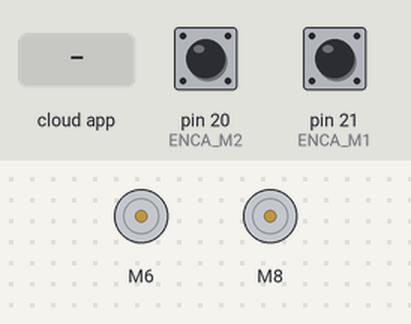
The sketch below on a simulated Arduino Mega 2560, built with avr-gcc and run on an emulated ATmega2560. On the bench: 2 × DC motor (green arrow = forward, orange = backward, longer = faster). Inputs (shaded band) come from the test bench; at power-on: pin 20 (ENCA_M2) HIGH, pin 21 (ENCA_M1) HIGH. The ROS host is connected and sends only what is stated.

Above: at 1.2 s.
1.3 s: the phone or cloud app sets angular.z to -100
At 3.9 s:
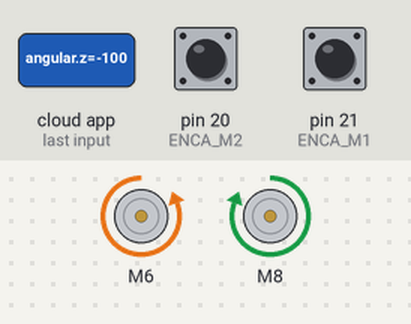
4.3 s: the phone or cloud app sets linear.x to -100
At 5.4 s:
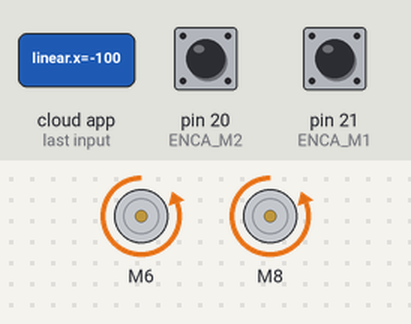
7.3 s: the phone or cloud app sets linear.x to 100
At 9.28 s:
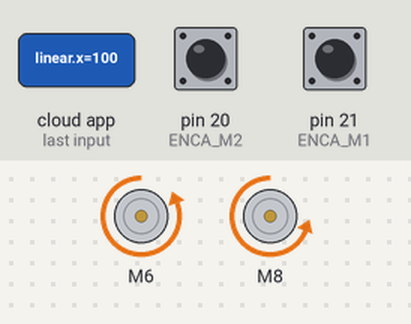
10.3 s: the phone or cloud app sets angular.z to 0
13.3 s: the phone or cloud app sets linear.x to -100
At 15.17 s:
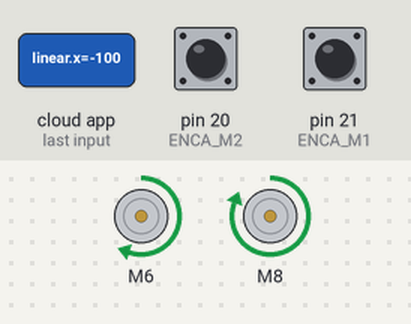
16.3 s: the phone or cloud app sets angular.z to 100
At 37.9 s:
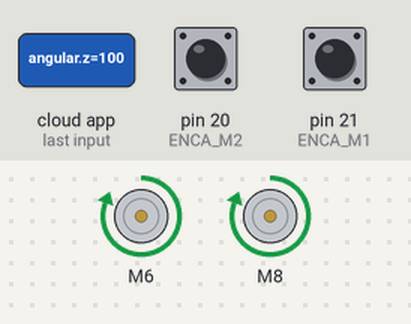
Timing chart, 0 to 53.9 s (numbered marks = the images above; inputs shaded):
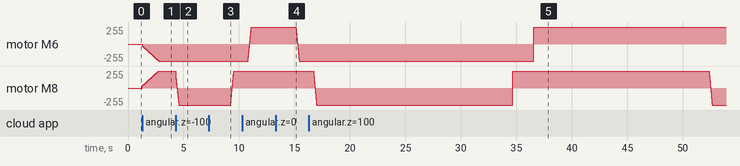

The sketch:

SWU_BOT110.ino
```cpp
// (licence header left out)
#include "Arduino.h"
#include <ros.h>
#include <std_msgs/Float32.h>
#include <geometry_msgs/Twist.h>
#include <Arduino_FreeRTOS.h>
#include "CytronMotorDriver.h"

// ROS node handle
ros::NodeHandle nh;
std_msgs::Float32 right_msg;
std_msgs::Float32 left_msg;
std_msgs::Float32 s_right_msg;
std_msgs::Float32 s_left_msg;
ros::Publisher right_pub("right", &right_msg);
ros::Publisher left_pub("left", &left_msg);


#define ENCA_M1 21  // encoder A to Interrupt pin  Uno(2,3)
#define ENCB_M1 22  // encoder B to Digitalpin

#define ENCA_M2 20  // encoder A to Interrupt pin  Uno(2,3)
#define ENCB_M2 23  // encoder B to Digitalpin
#define LILIM_PWM 255

// Paraeter robot
#define Wheelbase_Width 0.182  //18.2 cm to m
#define WheelDimeter 0.068       //68 mm to m

// Configure the Gain value
#define kp 1
#define ki 6
//motor1 >> rightmotor
//motor2 >> leftmotor
float v_m1 = 0;  //setpoint_motor1
float v_m2 = 0;  //setpoint_motor2
long prevT1 = 0;
long prevT2 = 0;
int posPrev_m1 = 0;
int posPrev_m2 = 0;
volatile int pos_m1 = 0;
volatile int pos_m2 = 0;
float velocity_m1 = 0;
float velocity_m2 = 0;

//command speed to drive MDD3A
int set_m1 = 0;
int set_m2 = 0;

float eintegral_m1 = 0;
float eintegral_m2 = 0;

float v1filt = 0;
float v1prev = 0;
float v2filt = 0;
float v2prev = 0;

float v_linear = 0.0;
float v_angular = 0.0;

// Configure the motor driver.
CytronMD motor1(PWM_PWM, 6, 7);  // PWM 1A = Pin 3, PWM 1B = Pin 9.
CytronMD motor2(PWM_PWM, 8, 9);  // PWM 2A = Pin 10, PWM 2B = Pin 11.

// Twist message callback function
void cmdVelCallback(const geometry_msgs::Twist &msg) {
  //Subscriber linear,_angular velocity  Differential Drive Robot
   v_linear = msg.linear.x;    //unit m/s
   v_angular = msg.angular.z;  //unit rad/s

  //Calculating Wheel Velocities for a Differential Drive Robot
  float vr = v_linear + (v_angular * Wheelbase_Width) / 2;
  float vl = v_linear - (v_angular * Wheelbase_Width) / 2;

  //speed unit converter m/s to rpm >> rpm = (60/PI*WheelDimeter) * v(m/s)
  float v_wl = 60 / (PI * WheelDimeter) * vl;
  float v_wr = 60 / (PI * WheelDimeter) * vr;
  //set_poin speed motor
  v_m1 =  v_wr;
  v_m2 =  v_wl;

}
// ROS subscriber for cmd_vel topic
ros::Subscriber<geometry_msgs::Twist> cmdVelSub("cmd_vel", cmdVelCallback);


void TaskMotor1(void *pvParameters);
void TaskMotor2(void *pvParameters);

void setup() {
  Serial.begin(57600);
  nh.initNode();
  //Advertised these publishers,subscribers
  nh.subscribe(cmdVelSub);
  nh.advertise(right_pub);
  nh.advertise(left_pub);
  pinMode(ENCA_M1, INPUT);
  pinMode(ENCB_M1, INPUT);
  pinMode(ENCA_M2, INPUT);
  pinMode(ENCB_M2, INPUT);
  attachInterrupt(digitalPinToInterrupt(ENCA_M1), Encoder_m1, RISING);
  attachInterrupt(digitalPinToInterrupt(ENCA_M2), Encoder_m2, RISING);

  xTaskCreate(TaskMotor1, "Motor1", 128, NULL, 1, NULL);
  xTaskCreate(TaskMotor2, "Motor2", 128, NULL, 1, NULL);
}

void loop() {
  nh.spinOnce();
  delay(1);
}

void TaskMotor1(void *pvParameters) {
  long currT;
  float deltaT;
  float rpm_m1, e1, output_m1;
  TickType_t xLastWakeTime;
  const TickType_t xFrequency = 3;

  xLastWakeTime = xTaskGetTickCount();

  while (1) {
    currT = micros();
    deltaT = ((float)(currT - prevT1)) / 1.0e6;
    velocity_m1 = (pos_m1 - posPrev_m1) / deltaT;
    posPrev_m1 = pos_m1;
    prevT1 = currT;

    // Convert count/s to RPM
    rpm_m1 = velocity_m1 / 990.0 * 60.0;
    v1filt = 0.854 * v1filt + 0.0728 * rpm_m1 + 0.0728 * v1prev;
    v1prev = rpm_m1;

    // PI Control M1
    e1 = v_m1 - v1filt;                         // error = setpoint - speedmotor
    eintegral_m1 = eintegral_m1 + e1 * deltaT;  // integral error
    output_m1 = kp * e1 + ki * eintegral_m1;

    set_m1 = (int)output_m1;

    if (set_m1 > LILIM_PWM) set_m1 = LILIM_PWM;

    motor1.setSpeed(set_m1);
    // Convert RPM to m/s
    float v_right = (v1filt * PI * WheelDimeter) / 60;
    // publishers right wheel speed
    right_msg.data =  v_right;
    right_pub.publish(&right_msg);

    vTaskDelayUntil(&xLastWakeTime, xFrequency);
  }
}

void TaskMotor2(void *pvParameters) {
  long currT;
  float deltaT;
  float rpm_m2, e2, output_m2;
  TickType_t xLastWakeTime;
  const TickType_t xFrequency = 3;

  xLastWakeTime = xTaskGetTickCount();

  while (1) {
    currT = micros();
    deltaT = ((float)(currT - prevT2)) / 1.0e6;
    velocity_m2 = (pos_m2 - posPrev_m2) / deltaT;
    posPrev_m2 = pos_m2;
    prevT2 = currT;

    // Convert count/s to RPM
    rpm_m2 = velocity_m2 / 990.0 * 60.0;
    v2filt = 0.854 * v2filt + 0.0728 * rpm_m2 + 0.0728 * v2prev;
    v2prev = rpm_m2;

    // PI Control M2
    e2 = v_m2 - v2filt;                         // error = setpoint - speedmotor
    eintegral_m2 = eintegral_m2 + e2 * deltaT;  // integral error
    output_m2 = kp * e2 + ki * eintegral_m2;

    set_m2 = (int)output_m2;

    if (set_m2 > LILIM_PWM) set_m2 = LILIM_PWM;

    motor2.setSpeed(set_m2);
    // Convert RPM to m/s
    float v_left = (v2filt * PI * WheelDimeter) / 60;
    // Publish left wheel speed
    left_msg.data = v_left;
    left_pub.publish(&left_msg);

    vTaskDelayUntil(&xLastWakeTime, xFrequency);
  }
}

void Encoder_m1() {
  int b = digitalRead(ENCB_M1);
  int increment = (b > 0) ? 1 : -1;
  pos_m1 = pos_m1 + increment;
}

void Encoder_m2() {
  int b = digitalRead(ENCB_M2);
  int increment = (b > 0) ? 1 : -1;
  pos_m2 = pos_m2 + increment;
}
```

Measured:
- after the input at 1.3 s, motor M6: moves from stopped to backward 255/255 over 1.5 s, starting at once; motor M8: moves from stopped to forward 255/255 over 1.5 s, starting at once
- after the input at 4.3 s, motor M8: forward 255/255 → backward 255/255 at once
- after the input at 7.3 s, motor M8: backward 255/255 → forward 255/255 after 2.0 s
- after the input at 13.3 s, motor M6: forward 255/255 → backward 255/255 after 1.8 s
- after the input at 16.3 s, motor M6: backward 255/255 → forward 255/255 after 20.3 s instead of 18.4 s
